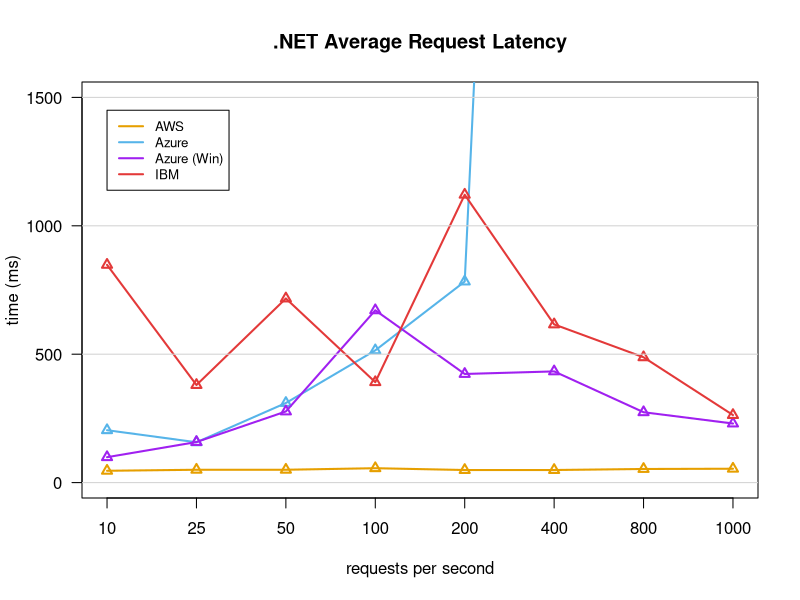

The R script that drew this image:
x <- read.csv("average_latency_all.csv",header=T,sep=",")
x <- t(x)
aws_dotnet <- as.numeric(x[5,1:8])
azure_dotnet <- as.numeric(x[8,1:8])
azure_win_dotnet <- as.numeric(x[10,1:8])
ibm_dotnet <- as.numeric(x[17,1:8])
png(file = "plot_average_latency_dotnet.png", width=800, height=800, units="px", pointsize=24)
plot(aws_dotnet, type="o", pch=2, lwd=2, lty=1, col = "#E69F00", xlab = "requests per second", ylab = "time (ms)", main = ".NET Average Request Latency",ylim=c(0,1500), xaxt="n", las=1)
axis(1, at=1:8, labels=c("10", "25", "50", "100", "200", "400", "800", "1000"))
lines(azure_dotnet,lty=1, type = "o", pch=2, lwd=2, col = "#56B4E9")
lines(azure_win_dotnet,lty=1, type = "o", pch=2, lwd=2, col = "purple")
lines(ibm_dotnet,lty=1, type = "o", pch=2, lwd=2, col = "#E33939")
grid (NULL,NULL,nx=0,col = "lightgray")
legend(1, 1450, legend=c("AWS", "Azure", "Azure (Win)", "IBM"),
col=c("#E69F00", "#56B4E9", "purple", "#E33939"), lwd=2,
lty=c(1,1,1,1), cex=0.8)

